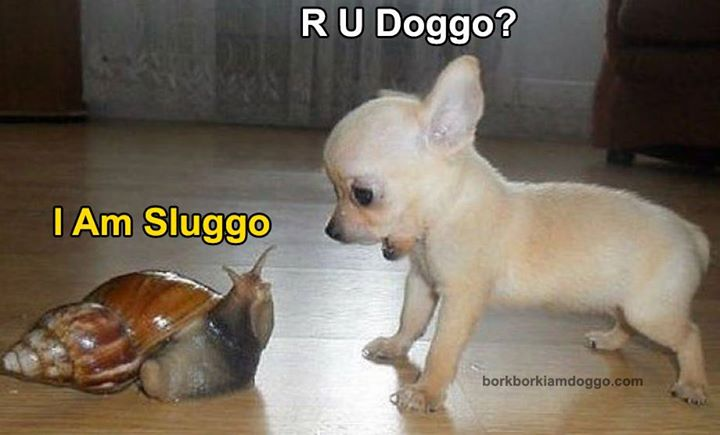
#> input picture term2/images/doggo-meets-sluggo.jpg, 720 x 435 px
$ jupyter execute fourier_image.ipynb   (shell and % lines are left out)
#> lines starting #> are read from the running program, lines starting #| are printed output that depends on the picture
Tutorial on Fourier Image Transforms
from http://opencv-python-tutroals.readthedocs.io/en/latest/py_tutorials/py_imgproc/py_transforms/py_fourier_transform/py_fourier_transform.html

Other helpful resources:
http://cns-alumni.bu.edu/~slehar/fourier/fourier.html

[cell 1]
import cv2
import numpy as np
from matplotlib import pyplot as plt

plt.rcParams['figure.figsize'] = [20,20]

[cell 2]
img = cv2.imread('doggo-meets-sluggo.jpg',0)
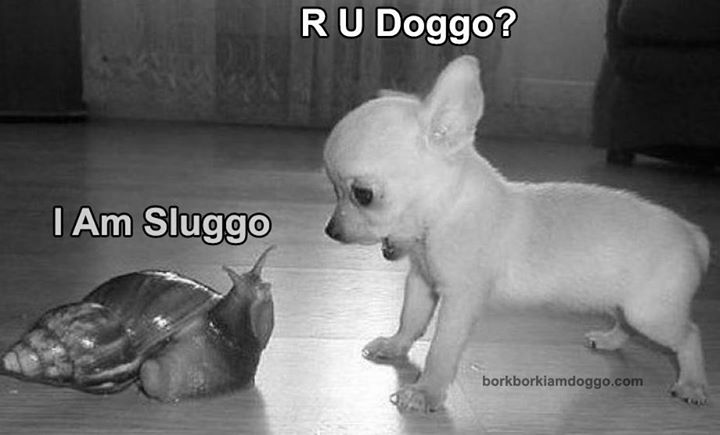
#> img: shape (435, 720); min 0, max 255, mean 109
f = np.fft.fft2(img)
fshift = np.fft.fftshift(f)
magnitude_spectrum = 20*np.log(np.abs(fshift))
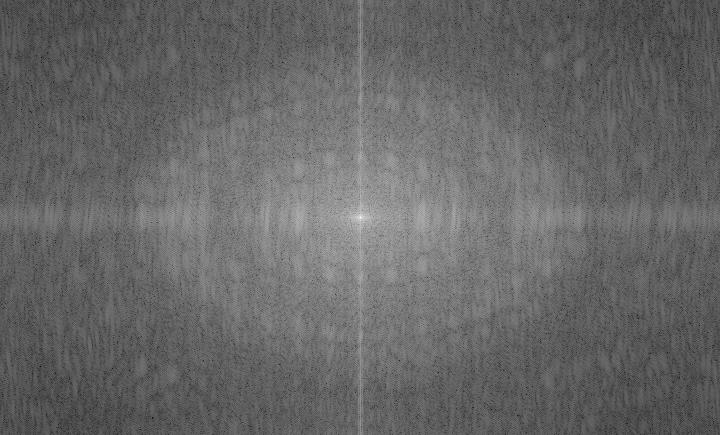
#> magnitude_spectrum: shape (435, 720) float64; min 20.76, max 346.9, mean 153; drawn with min black and max white

plt.subplot(121),plt.imshow(img, cmap = 'gray')
plt.title('Input Image'), plt.xticks([]), plt.yticks([])
plt.subplot(122),plt.imshow(magnitude_spectrum, cmap = 'gray')
plt.title('Magnitude Spectrum'), plt.xticks([]), plt.yticks([])
plt.show()
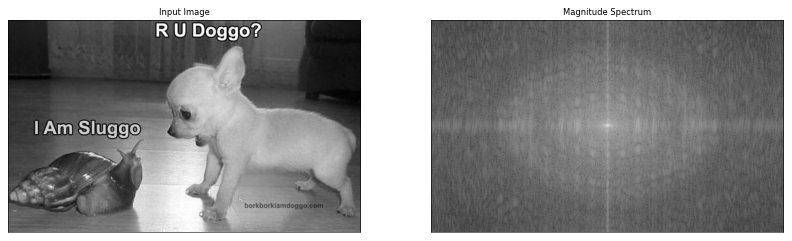
#> figure drawn by matplotlib, 2 panels

[cell 3]
rows, cols = img.shape
#> rows = 435; cols = 720
crow,ccol = int(rows/2) , int(cols/2)
#> crow = 217; ccol = 360
fshift[crow-30:crow+30, ccol-30:ccol+30] = 0
f_ishift = np.fft.ifftshift(fshift)
img_back = np.fft.ifft2(f_ishift)
img_back = np.abs(img_back)
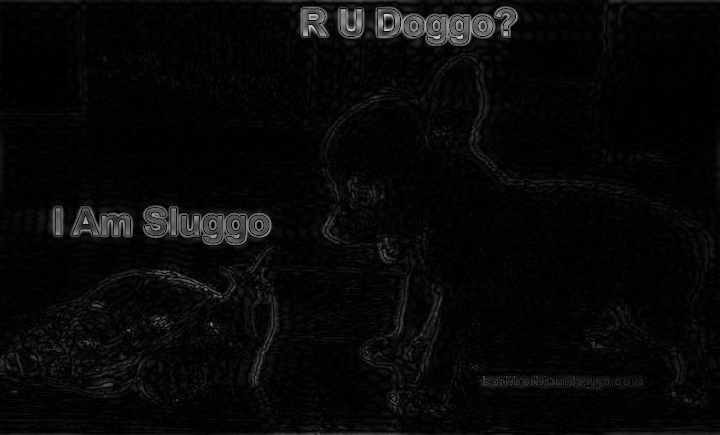
#> img_back: shape (435, 720) float64; min 0.00494, max 208.4, mean 8.5

plt.subplot(131),plt.imshow(img, cmap = 'gray')
plt.title('Input Image'), plt.xticks([]), plt.yticks([])
plt.subplot(132),plt.imshow(img_back, cmap = 'gray')
plt.title('Image after HPF'), plt.xticks([]), plt.yticks([])
plt.subplot(133),plt.imshow(img_back)
plt.title('Result in JET'), plt.xticks([]), plt.yticks([])

plt.show()

[cell 4]
dft = cv2.dft(np.float32(img),flags = cv2.DFT_COMPLEX_OUTPUT)
dft_shift = np.fft.fftshift(dft)

magnitude_spectrum = 20*np.log(cv2.magnitude(dft_shift[:,:,0],dft_shift[:,:,1]))

plt.subplot(121),plt.imshow(img, cmap = 'gray')
plt.title('Input Image'), plt.xticks([]), plt.yticks([])
plt.subplot(122),plt.imshow(magnitude_spectrum, cmap = 'gray')
plt.title('Magnitude Spectrum'), plt.xticks([]), plt.yticks([])
plt.show()

[cell 5]
rows, cols = img.shape
crow,ccol = int(rows/2) , int(cols/2)

# create a mask first, center square is 1, remaining all zeros
mask = np.zeros((rows,cols,2),np.uint8)
mask[crow-30:crow+30, ccol-30:ccol+30] = 1

# apply mask and inverse DFT
fshift = dft_shift*mask
f_ishift = np.fft.ifftshift(fshift)
img_back = cv2.idft(f_ishift)
img_back = cv2.magnitude(img_back[:,:,0],img_back[:,:,1])
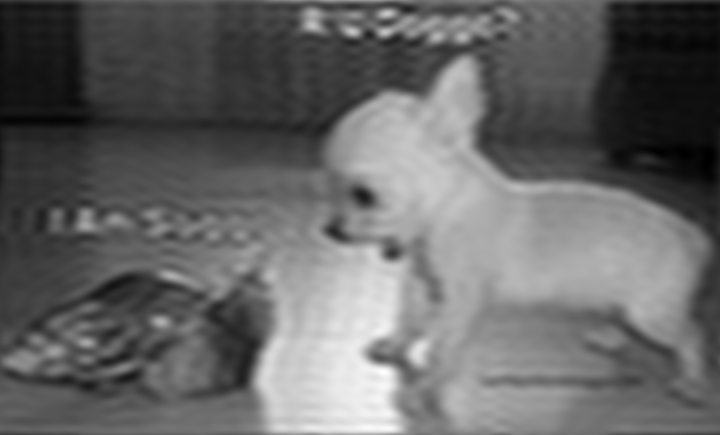
#> img_back: shape (435, 720) float32; min 92343.3, max 84618968, mean 34144780; drawn with min black and max white

plt.subplot(121),plt.imshow(img, cmap = 'gray')
plt.title('Input Image'), plt.xticks([]), plt.yticks([])
plt.subplot(122),plt.imshow(img_back, cmap = 'gray')
plt.title('Magnitude Spectrum'), plt.xticks([]), plt.yticks([])
plt.show()

[cell 6]
# canny edge detection
edges = cv2.Canny(img,50,250)
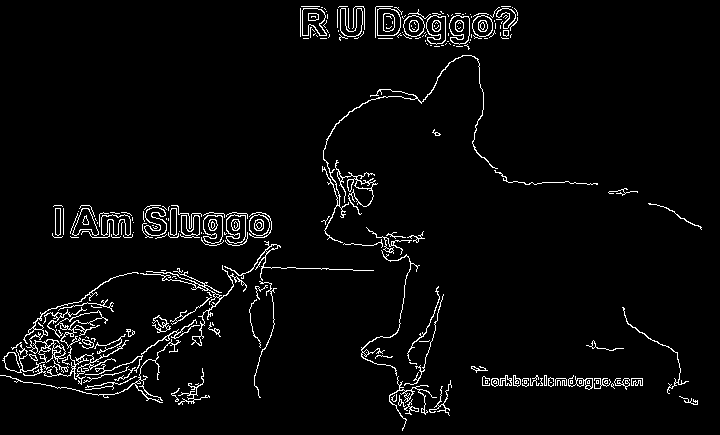
#> edges: shape (435, 720); 3.7% white in thin lines or dots
plt.subplot(121),plt.imshow(img,cmap = 'gray')
plt.title('Original Image'), plt.xticks([]), plt.yticks([])
plt.subplot(122),plt.imshow(edges,cmap = 'gray')
plt.title('Edge Image'), plt.xticks([]), plt.yticks([])
plt.show()
